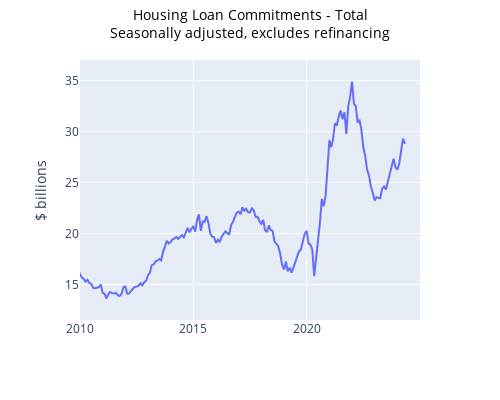

The notebook cell this image was saved under:
### Code cell
startDateExample = datetime(2010, 1, 1)
endDateExample = datetime(2024, 12, 31)
seriesToGraph = 'A108296973X'

graph_series_abs(seriesToGraph, dataSetLF, startDateExample, \
                 endDateExample,1, metaDataDict, graphTitle = 'Housing Loan Commitments - Total', \
                 graphSubtitle = 'Seasonally adjusted, excludes refinancing')

### Figure 1 — Plotly figure (JSON) as saved in the notebook; plotly's stock layout.template omitted (floating-point values rounded to 4 significant figures; data arrays with more than 128 entries replaced by an {"elided": "..."} marker saying what was removed)
{"data": [{"hovertemplate": "Date=%{x}<br>A108296973X=%{y}<extra></extra>", "legendgroup": "", "line": {"color": "#636efa", "dash": "solid"}, "marker": {"symbol": "circle"}, "mode": "lines", "name": "", "orientation": "v", "showlegend": false, "type": "scatter", "x": {"elided": "263 str values"}, "xaxis": "x", "y": {"elided": "263 float values"}, "yaxis": "y"}], "layout": {"height": 400, "hovermode": "x", "legend": {"tracegroupgap": 0}, "margin": {"t": 60}, "title": {"font": {"color": "black", "size": 14}, "text": "Housing Loan Commitments - Total<br>Seasonally adjusted, excludes refinancing", "x": 0.5, "y": 0.95}, "width": 500, "xaxis": {"anchor": "y", "autorange": false, "domain": [0, 1], "range": ["2010-01-01T00:00:00", "2024-12-31T00:00:00"], "showspikes": false, "title": {"text": " "}, "type": "date"}, "yaxis": {"anchor": "x", "autorange": false, "domain": [0, 1], "range": [11.51, 37.02], "showspikes": false, "title": {"text": "$ billions"}, "type": "linear"}}}
